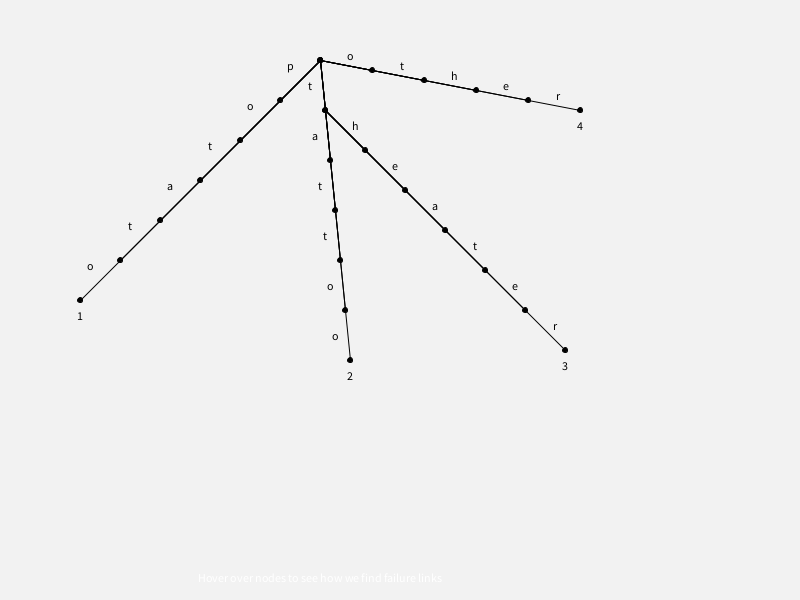
Frame 1 (no input)
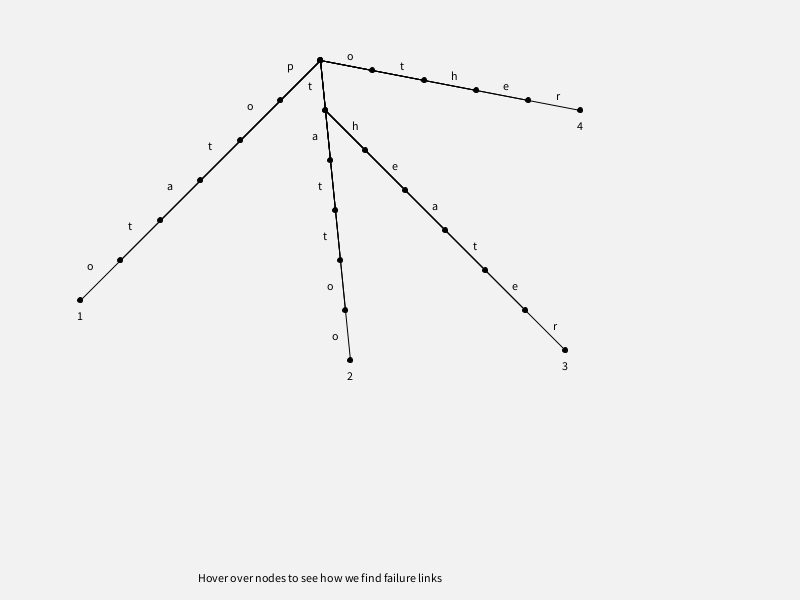
Frame 60 (the mouse pressed at the canvas centre just before this capture)
Frame 120 (the mouse held since frame 60 and released just before this capture): identical to frame 60, image omitted

The Processing sketch that drew these frames (run headless with seeded random() and noise(); from frame 60 on, the mouse is pressed at the canvas centre):

// Processing sketch: AhoCorasick2
// ── AhoCorasick2.pde
Keyword_Tree k;

void setup() {
    size(800,600);
    k = new Keyword_Tree();
}

void draw() {
    background(#f2f2f2);
    k.render();
    k.highlight();
}
// ── Keyword_Tree.pde
public class Keyword_Tree {
    char[] word1;
    char[] word2;
    char[] word3;
    char[] word4;
    float distance = 9;
    float xPos = 0.4 * width;
    float yPos = 0.1 * height;
    float eSize = 5;
    Keyword_Tree() {
        String w1 = "potato";
        String w2 = "tattoo";
        String w3 = "theater";
        String w4 = "other";
        word1 = w1.toCharArray();
        word2 = w2.toCharArray();
        word3 = w3.toCharArray();
        word4 = w4.toCharArray();
    }

    void render() {
        textAlign(CENTER);
        text("Hover over nodes to see how we find failure links", xPos, height*0.97);
        fill(0, 0, 0);
        ellipse(xPos, yPos, eSize, eSize);
        for (int i = 0; i <= word1.length; i++) {
            line(xPos, yPos, xPos - i*40, yPos + i*40);
            ellipse(xPos - i*40, yPos + i*40, eSize, eSize);
            if (i < word1.length) {
                text(word1[i], xPos - 30 - i*40, yPos + 10 + i*40);
            } else {
                text("1", xPos - i*40, yPos + 20 + i*40);
            }
        }
        for (int i = 0; i <= word2.length; i++) {
            line(xPos, yPos, xPos + i*5, yPos + i*50);
            ellipse(xPos + i*5, yPos + i*50, eSize, eSize);
            if (i < word2.length) {
                text(word2[i], xPos - 10 + i*5, yPos + 30 + i*50);
            } else {
                text("2", xPos + i*5, yPos + i*50 + 20);
            }
        }
        float xPos3 = xPos + 5;
        float yPos3 = yPos + 50;
        for (int i = 0; i <= word3.length-1; i++) {
            line(xPos3, yPos3, xPos3 + i*40, yPos3 + i*40);
            ellipse(xPos3 + i*40, yPos3 + i*40, eSize, eSize);
            if (i < word3.length-1) {
                text(word3[i+1], xPos3 + 30 + i*40, yPos3 + 20 + i*40);
            } else {
                text("3", xPos3 + i*40, yPos3 + i*40 + 20);
            }
        }
        for (int i = 0; i <= word4.length; i++) {
            line(xPos, yPos, xPos + i*52, yPos + i*10);
            ellipse(xPos + i*52, yPos + i*10, eSize, eSize);
            if (i < word4.length) {
                text(word4[i], xPos + 30 + i*52, yPos + i*10);
            } else {
                text("4", xPos + i*52, yPos + i*10 + 20);
            }
        }
    }

    void highlight() {
        noFill();
        float s = eSize;
        float x1 = xPos - eSize;
        float x2 = x1 + 2*eSize;
        float y1 = yPos - eSize;
        float y2 = y1 + 2*eSize;

        //root
        if (mouseX > x1 && mouseX < x2 && mouseY > y1 && mouseY < y2) {
            bezier(xPos, yPos, xPos-100, 0, xPos+100, 0, xPos, yPos);
            text("Trivial: Links back to root", xPos, 0.75*height);
        }
        //1Potato
        x1 = xPos-40;
        y1 = yPos+40;
        if (mouseX > x1-s && mouseX < x1+s && mouseY > y1-s && mouseY < y1+s) {
            bezier(x1, y1, xPos-120, 0, xPos+55, 0, xPos, yPos);
            text("Trivial: Links back to root", xPos, 0.75*height);
        }

        //1pOtato
        x1 = xPos-80-eSize/2;
        x2 = x1 + eSize;
        y1 = yPos+80-eSize/2;
        y2 = y1 + eSize;
        if (mouseX > x1 && mouseX < x2 && mouseY > y1 && mouseY < y2) {
            strokeWeight(4);
            bezier(xPos-2*40, yPos+2*40, xPos-120, -25, xPos+75, -25, xPos+52, yPos+10);
            strokeWeight(1);
            bezier(xPos-40, yPos+40, xPos-80, 0, xPos, 0, xPos, yPos);
            bezier(xPos, yPos, xPos+25, 0, xPos+50, 25, xPos+52, yPos+10);
            text("Start at parent node v'", xPos, 0.75*height);
            text("Follow failure link to n(v') and check outgoing edges", xPos, 0.75*height+20);
            text("Found match with 'o'", xPos, 0.75*height+40);
        }

        //1poTato
        x1 = xPos-3*40;
        y1 = yPos+3*40;
        if (mouseX > x1-s && mouseX < x1+s && mouseY > y1-s && mouseY < y1+s) {
            strokeWeight(4);
            bezier(x1, y1, xPos-120, -25, xPos+75, -25, xPos+2*52, yPos+2*10);
            strokeWeight(1);
            bezier(xPos-2*40, yPos+2*40, xPos-120, 0, xPos+75, 0, xPos+52, yPos+10);
            bezier(xPos+52, yPos+10, xPos+70, 30, xPos+80, 30, xPos+2*52, yPos+2*10);
            text("Start at parent node v'", xPos, 0.75*height);
            text("Follow failure link to n(v') and check outgoing edges", xPos, 0.75*height+20);
            text("Found match with 't'", xPos, 0.75*height+40);
        }

        //1potAto
        x1 = xPos-4*40;
        y1 = yPos+4*40;
        if (mouseX > x1-s && mouseX < x1+s && mouseY > y1-s && mouseY < y1+s) {
            strokeWeight(4);
            line(x1, y1, xPos+2*5, yPos+2*50);
            strokeWeight(1);
            bezier(x1+40, y1-40, xPos-120, -25, xPos+75, -25, xPos+2*52, yPos+2*10);
            line(xPos+2*52, yPos+2*10, xPos+5, yPos+50);
            bezier(xPos+5, yPos+50, xPos-20, yPos + 65, xPos-20, yPos+85, xPos+10, yPos+100);
            text("Start at parent node v'", xPos, 0.75*height);
            text("Follow failure link to n(v') and check outgoing edges", xPos, 0.75*height+20);
            text("No match found with 'a', continue on to n(n(v'))", xPos, 0.75*height+40);
            text("Check outgoing edges and we find a match with 'a'", xPos, 0.75*height+60);
        }

        //1potaTo
        x1 = xPos-5*40;
        y1 = yPos+5*40;
        if (mouseX > x1-s && mouseX < x1+s && mouseY > y1-s && mouseY < y1+s) {
            strokeWeight(4);
            line(x1, y1, xPos+3*5, yPos+3*50);
            strokeWeight(1);
            line(x1+40, y1-40, xPos+2*5, yPos+2*50);
            bezier(xPos+2*5, yPos+2*50, xPos-20, yPos + 115, xPos-20, yPos+135, xPos+3*5, yPos+3*50);
            text("Start at parent node v'", xPos, 0.75*height);
            text("Follow failure link to n(v') and check outgoing edges", xPos, 0.75*height+20);
            text("Found match with 't'", xPos, 0.75*height+40);
        }

        //1potatO
        x1 = xPos-6*40;
        y1 = yPos+6*40;
        if (mouseX > x1-s && mouseX < x1+s && mouseY > y1-s && mouseY < y1+s) {
            strokeWeight(4);
            bezier(x1, y1, xPos-120, 0, xPos+75, 0, xPos+52, yPos+10);
            strokeWeight(1);
            line(x1+40, y1-40, xPos+3*5, yPos+3*50);
            bezier(xPos+3*5, yPos+3*50, xPos-50, yPos+125, xPos-50, yPos+75, xPos+5, yPos+50);
            bezier(xPos+5, yPos+50, xPos-50, yPos+35, xPos-50, yPos + 15, xPos, yPos);
            bezier(xPos+52, yPos+10, xPos+35, 25, xPos+15, 25, xPos, yPos);
            text("Start at parent node v'", xPos, 0.75*height);
            text("Follow failure link to n(v') and check outgoing edges", xPos, 0.75*height+20);
            text("No match found with 'o', continue on to n(n(v'))", xPos, 0.75*height+40);
            text("Check outgoing edges and still no match with 'o'", xPos, 0.75*height+60);
            text("Continue on to n(n(n(v'))), match found with 'o'", xPos, 0.75*height+80);
        }

        //2Tattoo
        x1 = xPos+1*5;
        y1 = yPos+1*50;
        if (mouseX > x1-s && mouseX < x1+s && mouseY > y1-s && mouseY < y1+s) {
            bezier(x1, y1, xPos-50, yPos+35, xPos-50, yPos + 15, xPos, yPos);            
            text("Trivial: Links back to root", xPos, 0.75*height);
        }

        //2tAttoo
        x1 = xPos+2*5;
        y1 = yPos+2*50;
        if (mouseX > x1-s && mouseX < x1+s && mouseY > y1-s && mouseY < y1+s) {
            strokeWeight(4);
            bezier(x1, y1, xPos-50, yPos+75, xPos-50, yPos + 25, xPos, yPos);
            strokeWeight(1);
            bezier(x1-5, y1-50, xPos+50, yPos+35, xPos+50, yPos + 15, xPos, yPos);
            text("Start at parent node v'", xPos, 0.75*height);
            text("Follow failure link to n(v') and check outgoing edges", xPos, 0.75*height+20);
            text("No match found with 'a'", xPos, 0.75*height+40);
            text("n(v') is root, failure link to root.", xPos, 0.75*height+60);
        }

        //2taTtoo
        x1 = xPos+3*5;
        y1 = yPos+3*50;
        if (mouseX > x1-s && mouseX < x1+s && mouseY > y1-s && mouseY < y1+s) {
            strokeWeight(4);
            bezier(x1, y1, xPos-50, yPos+125, xPos-50, yPos + 75, xPos+1*5, yPos+1*50);
            strokeWeight(1);
            bezier(x1-5, y1-50, xPos+50, yPos+75, xPos+50, yPos + 25, xPos, yPos);
            bezier(x1-10, y1-100, xPos-50, yPos+35, xPos-50, yPos + 15, xPos, yPos);   
            text("Start at parent node v'", xPos, 0.75*height);
            text("Follow failure link to n(v') and check outgoing edges", xPos, 0.75*height+20);
            text("Found match with 't'", xPos, 0.75*height+40);
        }

        //2tatToo
        x1 = xPos+4*5;
        y1 = yPos+4*50;
        if (mouseX > x1-s && mouseX < x1+s && mouseY > y1-s && mouseY < y1+s) {
            strokeWeight(4);
            bezier(x1, y1, xPos-50, yPos+140, xPos-50, yPos + 80, xPos+1*5, yPos+1*50);
            strokeWeight(1);
            bezier(x1-5, y1-50, xPos+50, yPos+125, xPos+50, yPos + 75, xPos+1*5, yPos+1*50);
            bezier(xPos+5, yPos+50, xPos-50, yPos+35, xPos-50, yPos + 15, xPos, yPos);    
            bezier(xPos+5, yPos+50, xPos+50, yPos+35, xPos+50, yPos + 15, xPos, yPos);    
            text("Start at parent node v'", xPos, 0.75*height);
            text("Follow failure link to n(v') and check outgoing edges", xPos, 0.75*height+20);
            text("No match found with 't', continue on to n(n(v'))", xPos, 0.75*height+40);
            text("Check outgoing edges and we find a match with 't'", xPos, 0.75*height+60);
        }

        //2tattOo
        x1 = xPos+5*5;
        y1 = yPos+5*50;
        if (mouseX > x1-s && mouseX < x1+s && mouseY > y1-s && mouseY < y1+s) {
            strokeWeight(4);
            bezier(x1, y1, xPos+150, yPos+200, xPos+150, yPos + 100, xPos+52, yPos+1*10);
            strokeWeight(1);
            bezier(x1-5, y1-50, xPos-50, yPos+140, xPos-50, yPos + 80, xPos+1*5, yPos+1*50);
            bezier(xPos+5, yPos+50, xPos-50, yPos+35, xPos-50, yPos + 15, xPos, yPos);
            bezier(xPos+52, yPos+10, xPos+35, 25, xPos+15, 25, xPos, yPos);
            text("Start at parent node v'", xPos, 0.75*height);
            text("Follow failure link to n(v') and check outgoing edges", xPos, 0.75*height+20);
            text("No match found with 'o', continue on to n(n(v'))", xPos, 0.75*height+40);
            text("Check outgoing edges and we find a match with 'o'", xPos, 0.75*height+60);
        }

        //2tattoO
        x1 = xPos+6*5;
        y1 = yPos+6*50;
        if (mouseX > x1-s && mouseX < x1+s && mouseY > y1-s && mouseY < y1+s) {
            strokeWeight(4);
            bezier(x1, y1, xPos+150, yPos+225, xPos+150, yPos + 125, xPos+52, yPos+10);
            strokeWeight(1);
            bezier(x1-5, y1-50, xPos-100, yPos+200, xPos-100, yPos + 100, xPos+52, yPos+1*10);
            bezier(xPos+52, yPos+10, xPos+35, yPos+40, xPos+15, yPos+50, xPos, yPos);
            bezier(xPos+52, yPos+10, xPos+35, 25, xPos+15, 25, xPos, yPos);
            text("Start at parent node v'", xPos, 0.75*height);
            text("Follow failure link to n(v') and check outgoing edges", xPos, 0.75*height+20);
            text("No match found with 'o', continue on to n(n(v'))", xPos, 0.75*height+40);
            text("Check outgoing edges and we find a match with 'o'", xPos, 0.75*height+60);
        }

        //3tHeater
        x1 = xPos+5+40;
        y1 = yPos+50+40;
        if (mouseX > x1-s && mouseX < x1+s && mouseY > y1-s && mouseY < y1+s) {
            strokeWeight(4);
            bezier(x1, y1, xPos+100, yPos+70, xPos+125, yPos + 60, xPos, yPos);
            strokeWeight(1);
            bezier(xPos+5, yPos+50, xPos-50, yPos+35, xPos-50, yPos + 15, xPos, yPos);   
            text("Start at parent node v'", xPos, 0.75*height);
            text("Follow failure link to n(v') and check outgoing edges", xPos, 0.75*height+20);
            text("No match found with 'h'", xPos, 0.75*height+40);
            text("n(v') is root, failure link to root.", xPos, 0.75*height+60);
        }

        //3thEater
        x1 = xPos+5+2*40;
        y1 = yPos+50+2*40;
        if (mouseX > x1-s && mouseX < x1+s && mouseY > y1-s && mouseY < y1+s) {
            strokeWeight(4);
            bezier(x1, y1, xPos+100, yPos+70, xPos+125, yPos + 60, xPos, yPos);
            strokeWeight(1);
            bezier(x1-40, y1-40, xPos+40, yPos+70, xPos+50, yPos + 60, xPos, yPos);
            text("Start at parent node v'", xPos, 0.75*height);
            text("Follow failure link to n(v') and check outgoing edges", xPos, 0.75*height+20);
            text("No match found with 'e'", xPos, 0.75*height+40);
            text("n(v') is root, failure link to root.", xPos, 0.75*height+60);
        }

        //3theAter
        x1 = xPos+5+3*40;
        y1 = yPos+50+3*40;
        if (mouseX > x1-s && mouseX < x1+s && mouseY > y1-s && mouseY < y1+s) {
            strokeWeight(4);
            bezier(x1, y1, xPos+150, yPos+80, xPos+175, yPos + 60, xPos, yPos);
            strokeWeight(1);
            bezier(x1-40, y1-40, xPos+75, yPos+70, xPos+100, yPos + 60, xPos, yPos);
            text("Start at parent node v'", xPos, 0.75*height);
            text("Follow failure link to n(v') and check outgoing edges", xPos, 0.75*height+20);
            text("No match found with 'a'", xPos, 0.75*height+40);
            text("n(v') is root, failure link to root.", xPos, 0.75*height+60);
        }

        //3theaTer
        x1 = xPos+5+4*40;
        y1 = yPos+50+4*40;
        if (mouseX > x1-s && mouseX < x1+s && mouseY > y1-s && mouseY < y1+s) {
            strokeWeight(4);
            bezier(x1, y1, xPos+200, yPos+150, xPos+225, yPos + 80, xPos+5, yPos+50);
            strokeWeight(1);
            bezier(x1-40, y1-40, xPos+150, yPos+80, xPos+175, yPos + 60, xPos, yPos);
            bezier(xPos+5, yPos+50, xPos-50, yPos+35, xPos-50, yPos + 15, xPos, yPos);
            text("Start at parent node v'", xPos, 0.75*height);
            text("Follow failure link to n(v') and check outgoing edges", xPos, 0.75*height+20);
            text("Found match with 't'", xPos, 0.75*height+40);
        }


        //3theatEr
        x1 = xPos+5+5*40;
        y1 = yPos+50+5*40;
        if (mouseX > x1-s && mouseX < x1+s && mouseY > y1-s && mouseY < y1+s) {
            strokeWeight(4);
            bezier(x1, y1, xPos+180, yPos+70, xPos+200, yPos + 60, xPos, yPos);
            strokeWeight(1);
            bezier(x1-40, y1-40, xPos+150, yPos+150, xPos+175, yPos + 80, xPos+5, yPos+50);
            bezier(xPos+5, yPos+50, xPos-50, yPos+35, xPos-50, yPos + 15, xPos, yPos);
            text("Start at parent node v'", xPos, 0.75*height);
            text("Follow failure link to n(v') and check outgoing edges", xPos, 0.75*height+20);
            text("No match found with 'e', continue on to n(n(v'))", xPos, 0.75*height+40);
            text("No match found with 'e', n(n(v')) is root, failure link to root", xPos, 0.75*height+60);
        }

        //3theateR
        x1 = xPos+5+6*40;
        y1 = yPos+50+6*40;
        if (mouseX > x1-s && mouseX < x1+s && mouseY > y1-s && mouseY < y1+s) {
            strokeWeight(4);
            bezier(x1, y1, xPos+250, yPos+70, xPos+250, yPos + 60, xPos, yPos);
            strokeWeight(1);
            bezier(x1-40, y1-40, xPos+180, yPos+60, xPos+200, yPos + 60, xPos, yPos);
            text("Start at parent node v'", xPos, 0.75*height);
            text("Follow failure link to n(v') and check outgoing edges", xPos, 0.75*height+20);
            text("No match found with 'r'", xPos, 0.75*height+40);
            text("n(v') is root, failure link to root.", xPos, 0.75*height+60);
        }

        //4Other
        x1 = xPos+1*52;
        y1 = yPos+1*10;
        if (mouseX > x1-s && mouseX < x1+s && mouseY > y1-s && mouseY < y1+s) {
            bezier(x1, y1, x1-18, 0, x1-36, 0, xPos, yPos);
            text("Trivial: Links back to root", xPos, 0.75*height);
        }

        //4oTher
        x1 = xPos+2*52;
        y1 = yPos+2*10;
        if (mouseX > x1-s && mouseX < x1+s && mouseY > y1-s && mouseY < y1+s) {
            strokeWeight(4);
            line(x1, y1, xPos+5, yPos+50);
            strokeWeight(1);
            bezier(x1-52, y1-10, xPos+35, 0, xPos+15, 0, xPos, yPos);
            bezier(xPos+5, yPos+50, xPos-50, yPos+35, xPos-50, yPos + 15, xPos, yPos);
            text("Start at parent node v'", xPos, 0.75*height);
            text("Follow failure link to n(v') and check outgoing edges", xPos, 0.75*height+20);
            text("Found match with 't'", xPos, 0.75*height+40);
        }

        //4otHer
        x1 = xPos+3*52;
        y1 = yPos+3*10;
        if (mouseX > x1-s && mouseX < x1+s && mouseY > y1-s && mouseY < y1+s) {
            strokeWeight(4);
            line(x1, y1, xPos+5+40, yPos+50+40);
            strokeWeight(1);
            line(x1-52, y1-10, xPos+5, yPos+50);
            bezier(xPos+5, yPos+50, xPos+58, yPos+40, xPos+71, yPos+60, xPos+5+40, yPos+50+40);
            text("Start at parent node v'", xPos, 0.75*height);
            text("Follow failure link to n(v') and check outgoing edges", xPos, 0.75*height+20);
            text("Found match with 'h'", xPos, 0.75*height+40);
        }

        //4othEr
        x1 = xPos+4*52;
        y1 = yPos+4*10;
        if (mouseX > x1-s && mouseX < x1+s && mouseY > y1-s && mouseY < y1+s) {
            strokeWeight(4);
            line(x1, y1, xPos+5+2*40, yPos+50+2*40);
            strokeWeight(1);
            line(x1-52, y1-10, xPos+5+40, yPos+50+40);
            bezier(xPos+5+40, yPos+50+40, xPos+80, yPos+70, xPos+100, yPos+90, xPos+5+2*40, yPos+50+2*40);
            text("Start at parent node v'", xPos, 0.75*height);
            text("Follow failure link to n(v') and check outgoing edges", xPos, 0.75*height+20);
            text("Found match with 'e'", xPos, 0.75*height+40);
        }

        //4otheR
        x1 = xPos+5*52;
        y1 = yPos+5*10;
        if (mouseX > x1-s && mouseX < x1+s && mouseY > y1-s && mouseY < y1+s) {
            strokeWeight(4);
            bezier(x1, y1, x1, 0, x1-250, 0, xPos, yPos);
            strokeWeight(1);
            line(x1-52, y1-10, xPos+5+2*40, yPos+50+2*40);
            bezier(xPos+5+2*40, yPos+50+2*40, xPos+100, yPos+70, xPos+125, yPos + 60, xPos, yPos);
            text("Start at parent node v'", xPos, 0.75*height);
            text("Follow failure link to n(v') and check outgoing edges", xPos, 0.75*height+20);
            text("No match found with 'r', continue on to n(n(v'))", xPos, 0.75*height+40);
            text("No match found with 'r', n(n(v')) is root, failure link to root", xPos, 0.75*height+60);
        }
    }
}
